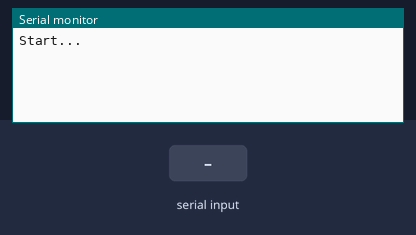
Bench run of a sketch on a simulated Arduino Mega 2560, built with avr-gcc and run on an emulated ATmega2560. On the bench: the last lines printed to the serial monitor. The test bench sets the inputs (shaded band).

Above: at 1.4 s.
1.5 s: "1" received over the second serial link
At 2.7 s:
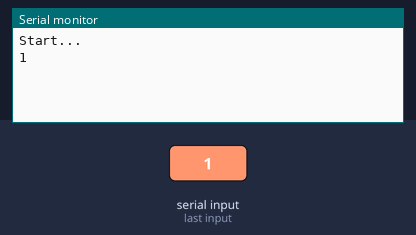
3.0 s: "0" received over the second serial link
At 4.0 s:
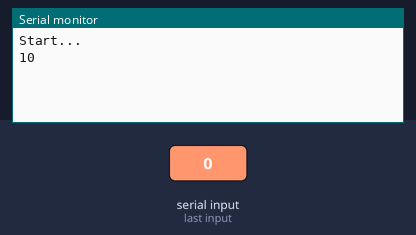

The sketch:

A9_gsm_tunnel.ino
```cpp
#include <stdio.h>

#define MAIN_PORT_SPEED 115200
#define GSM_PORT_SPEED  2400

int  tryGetFromPort(char *buf, int bufsize);
void trySendToPort(char *buf, int outlen);
int  tryGetFromGSM(char *buf, int bufsize);
void trySendToGSM(char *buf, int outlen);

void setup()
{
	Serial.begin(MAIN_PORT_SPEED);
  delay(100);
	Serial1.begin(GSM_PORT_SPEED);
  delay(100);
  Serial.println("Start...");
}

void loop()
{
  char buf[16];
  int  buflen = 0;

  while(1){
    buflen = tryGetFromPort(buf, sizeof(buf));
    if(buflen > 0)
      trySendToGSM(buf, buflen);
    buflen = tryGetFromGSM(buf, sizeof(buf));
    if(buflen > 0)
      trySendToPort(buf, buflen);
  }
}

int tryGetFromPort(char *buf, int bufsize)
{
  int inlen = Serial.available();

  if(inlen > 0){
    if(bufsize < inlen){
     inlen = bufsize;
    }
    for(int i = 0; i < inlen; i++){
      buf[i] = Serial.read();
    }
  }

  return inlen;
}

void trySendToPort(char *buf, int outlen)
{
  for(int i = 0; i < outlen; i++){
    Serial.print(buf[i]);
  }
}

int tryGetFromGSM(char *buf, int bufsize)
{
  int inlen = Serial1.available();

  if(inlen > 0){
    if(bufsize < inlen){
     inlen = bufsize;
    }
    for(int i = 0; i < inlen; i++){
      buf[i] = Serial1.read();
    }
  }

  return inlen;
}

void trySendToGSM(char *buf, int outlen)
{
  for(int i = 0; i < outlen; i++){
    Serial1.print(buf[i]);
  }
}
```

Measured:
- after the input at 1.5 s, the serial monitor: prints a new line at once (image 1)
- after the input at 3.0 s, the serial monitor: prints a new line at once (image 2)
